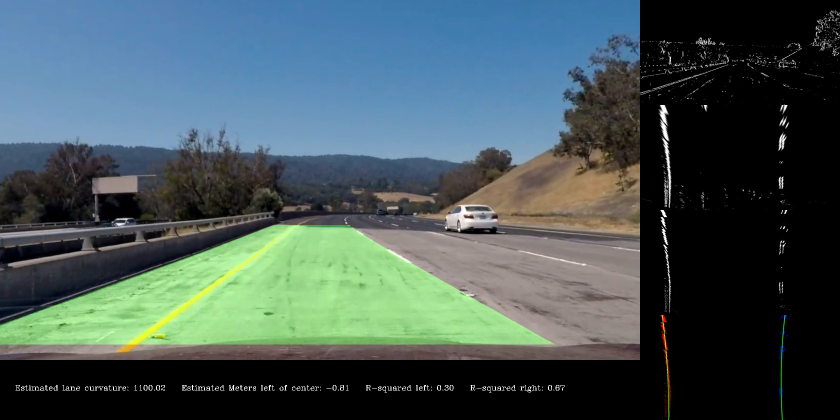
#> input picture diag.jpeg, 1680 x 840 px (shown at 1/2 size); its folder holds only this picture in this run
$ python -i myImageProcessing.py   (imports and definitions only)   (older library calls are emulated)
#> lines starting #> are read from the running program, lines starting #| are printed output that depends on the picture; after the words box and inside, x2 and y2 are one past the last pixel; in counts of white or black regions, pixels touching at a corner belong together
### myLineComponents.py
#!/usr/bin/env python3
# -*- coding: utf-8 -*-
"""
Created on Mon Jan 30 17:05:14 2017

@author: tz
"""

import numpy as np
from collections import deque

# Define a class to receive the characteristics of each line detection
class Line():
    def __init__(self):
        # was the line detected in the last iteration?
        self.detected = False

        # x values of the last n fits of the line
        self.fx = deque(maxlen=5)

        #polynomial coefficients averaged over the last n iterations
        self.best_fit = deque(maxlen=5)

        #polynomial coefficients for the most recent fit
        self.coeffs = [np.array([False])]
        #r squared of the best fit
        self.r2 = 1.0

        #radius of curvature of the line in some units
        self.c = None
        #distance in meters of vehicle center from the line
        self.oc = None

        #x values for detected line pixels
        self.allx = None
        #y values for detected line pixels
        self.ally = None

### myImageProcessing.py
#!/usr/bin/env python3
# -*- coding: utf-8 -*-
"""
Created on Mon Jan 30 17:09:07 2017

@author: tz
"""

import pickle
import cv2
import numpy as np
from scipy import signal
import myLineComponents as Line

L = Line.Line()
R = Line.Line()

# load camera calibration matrix and distortion coefficients.
# [1 line not run here, left out]


# [1 line that did not run here, left out]
# [1 line that did not run here, left out]


h,w,c = 720, 1280, 3


y_arr = np.linspace(0, h, num = h+1)[:-1] # array([0., 1., 2., ..., 720.])


def thresholding(img, hls_thresh=(170,255), gradx_thresh=(20,100)):
    '''
    `img`: raw image of RGB color channels.

    '''
#> called with hls_thresh = (170, 255), gradx_thresh = (20, 100)

    gray = cv2.cvtColor(img, cv2.COLOR_RGB2GRAY)
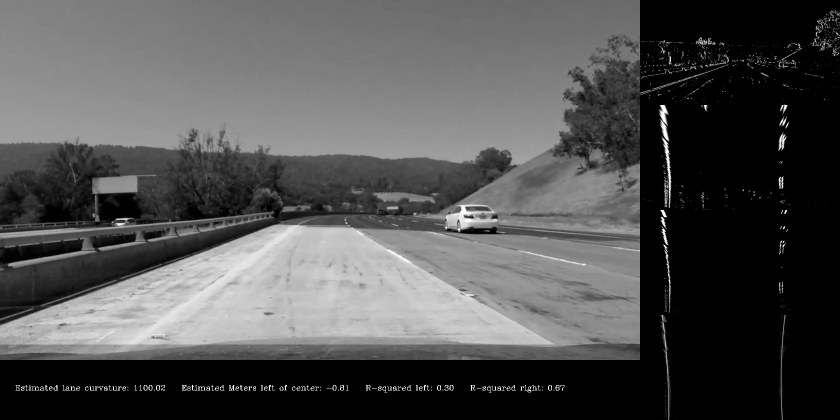
#> gray: shape (840, 1680) (shown at 1/2 size); min 0, max 255, mean 81.5

    # Sobel X takes gradients along the x-axis and emphasizes vertical lines.
    abs_sobelx = np.absolute(cv2.Sobel(gray, cv2.CV_64F, 1, 0))
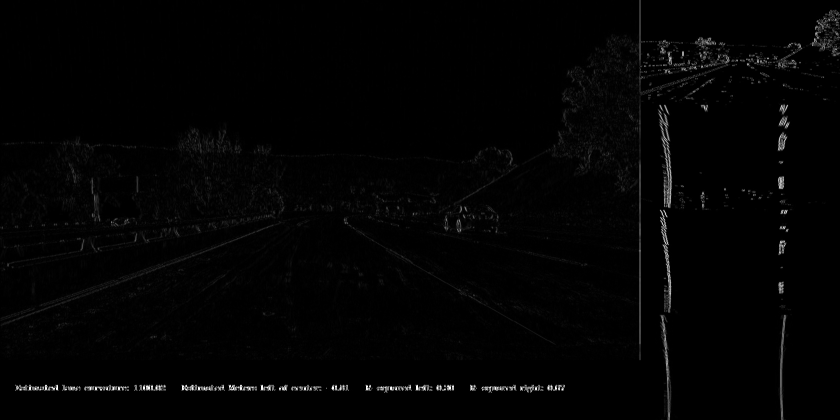
#> abs_sobelx: shape (840, 1680) float64 (shown at 1/2 size); min 0, max 1020, mean 13.4; drawn with min black and max white
    # abs_sobely = np.absolute(cv2.Sobel(gray, cv2.CV_64F, 0, 1))

    # Scale the gradients to (0,255)
    scaled_sobelx = np.uint8(255 * abs_sobelx / np.max(abs_sobelx))

    # Convert RGB to HLS and focus on the S channel.
    hls = cv2.cvtColor(img, cv2.COLOR_RGB2HLS)
#> hls: shape (840, 1680, 3); mean of channels 0, 1, 2 49, 82.1, 54.5
    s_channel = hls[:,:,2]
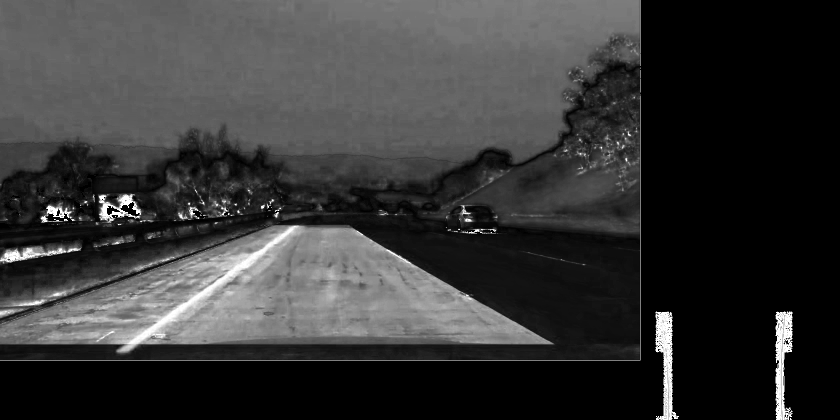
#> s_channel: shape (840, 1680) (shown at 1/2 size); min 0, max 255, mean 54.5

    binary_output = np.zeros_like(gray)

    # Three sets of thresholding conditions that consider:
    # 1. Gradient changes in x-direction.
    # 2. S channel in HLS.
    # 3. Yellow and white in RGB.


    binary_output[(scaled_sobelx >= gradx_thresh[0]) &
                   (scaled_sobelx <= gradx_thresh[1])|
                  (s_channel > hls_thresh[0]) & (s_channel <= hls_thresh[1]) &
                  ((img[:,:,0]>180) & (img[:,:,1]>180) & (img[:,:,2]<155))] = 1

    # Output `binary_output` is a black and white image with relatively
    # distinct lane lines.
    return binary_output


# [215 lines left out: functions warping, find_lane_start, update_mx_from_histogram, slidingWindowMethod, maskingMethod, findLanePoints and 1 more, not called in this run]


# Calculate the fitted x values.
def calcFitx(y_arr, fit):
    return fit[0]*y_arr**2 + fit[1]*y_arr + fit[2]


# Calculate curvature.
def calcCurv(v, fit):
    return ( (1+(2*fit[0]*v+fit[1])**2)**1.5 ) / np.absolute(2*fit[0])


# [215 lines left out: functions findCurvature, drawCurves, unwarping, createDiagScreen, not called in this run]

>>> import cv2
>>> picture = cv2.cvtColor(cv2.imread('diag.jpeg'), cv2.COLOR_BGR2RGB)
>>> result = thresholding(picture)
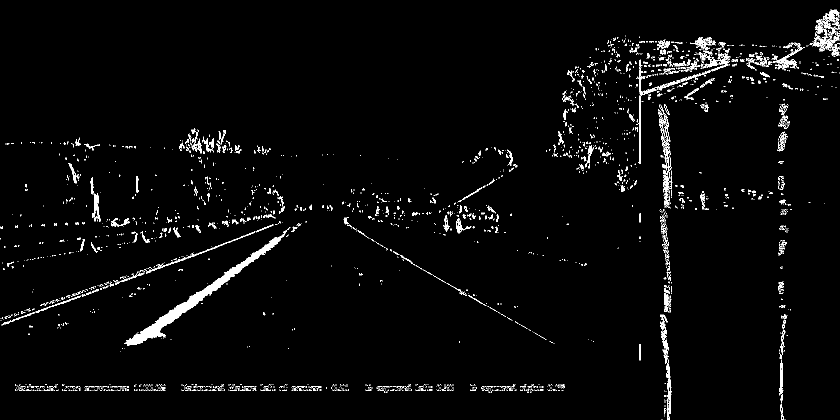
#> result: shape (840, 1680) (shown at 1/2 size); values 0 (black) and 1 (white), 2.5% white; 2790 white regions (2521 under 20 px), largest, box (x1, y1, x2, y2) and area: (249, 454, 579, 691) 5894, (1624, 54, 1679, 112) 879, (1316, 218, 1343, 345) 812
